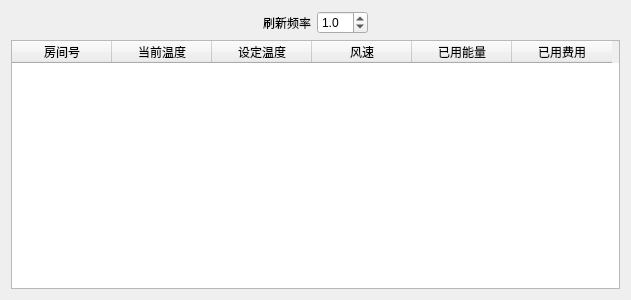
<?xml version="1.0" encoding="UTF-8"?>
<ui version="4.0">
 <class>MonitorWindow</class>
 <widget class="QWidget" name="MonitorWindow">
  <property name="geometry">
   <rect>
    <x>0</x>
    <y>0</y>
    <width>631</width>
    <height>300</height>
   </rect>
  </property>
  <property name="windowTitle">
   <string>Form</string>
  </property>
  <layout class="QVBoxLayout" name="verticalLayout">
   <item>
    <layout class="QHBoxLayout" name="horizontalLayout">
     <item>
      <spacer name="horizontalSpacer">
       <property name="orientation">
        <enum>Qt::Horizontal</enum>
       </property>
       <property name="sizeHint" stdset="0">
        <size>
         <width>40</width>
         <height>20</height>
        </size>
       </property>
      </spacer>
     </item>
     <item>
      <widget class="QLabel" name="label">
       <property name="styleSheet">
        <string notr="true">font: 9pt &quot;微软雅黑&quot;;</string>
       </property>
       <property name="text">
        <string>刷新频率</string>
       </property>
      </widget>
     </item>
     <item>
      <widget class="QDoubleSpinBox" name="updatefrequency">
       <property name="styleSheet">
        <string notr="true">font: 9pt &quot;微软雅黑&quot;;</string>
       </property>
       <property name="decimals">
        <number>1</number>
       </property>
       <property name="minimum">
        <double>0.200000000000000</double>
       </property>
       <property name="maximum">
        <double>10.000000000000000</double>
       </property>
       <property name="singleStep">
        <double>0.100000000000000</double>
       </property>
       <property name="value">
        <double>1.000000000000000</double>
       </property>
      </widget>
     </item>
     <item>
      <spacer name="horizontalSpacer_2">
       <property name="orientation">
        <enum>Qt::Horizontal</enum>
       </property>
       <property name="sizeHint" stdset="0">
        <size>
         <width>40</width>
         <height>20</height>
        </size>
       </property>
      </spacer>
     </item>
    </layout>
   </item>
   <item>
    <widget class="QTableWidget" name="infotable">
     <column>
      <property name="text">
       <string>房间号</string>
      </property>
     </column>
     <column>
      <property name="text">
       <string>当前温度</string>
      </property>
     </column>
     <column>
      <property name="text">
       <string>设定温度</string>
      </property>
     </column>
     <column>
      <property name="text">
       <string>风速</string>
      </property>
     </column>
     <column>
      <property name="text">
       <string>已用能量</string>
      </property>
     </column>
     <column>
      <property name="text">
       <string>已用费用</string>
      </property>
     </column>
    </widget>
   </item>
  </layout>
 </widget>
 <resources/>
 <connections/>
</ui>
